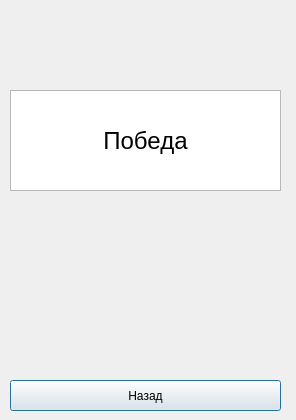
<?xml version="1.0" encoding="UTF-8"?>
<ui version="4.0">
 <class>Dialog</class>
 <widget class="QDialog" name="Dialog">
  <property name="geometry">
   <rect>
    <x>0</x>
    <y>0</y>
    <width>296</width>
    <height>420</height>
   </rect>
  </property>
  <property name="windowTitle">
   <string>фыв</string>
  </property>
  <property name="autoFillBackground">
   <bool>false</bool>
  </property>
  <widget class="QPushButton" name="backBtn">
   <property name="geometry">
    <rect>
     <x>10</x>
     <y>380</y>
     <width>271</width>
     <height>31</height>
    </rect>
   </property>
   <property name="text">
    <string>Назад</string>
   </property>
  </widget>
  <widget class="QListWidget" name="listWidget">
   <property name="geometry">
    <rect>
     <x>10</x>
     <y>90</y>
     <width>271</width>
     <height>101</height>
    </rect>
   </property>
  </widget>
  <widget class="QLabel" name="label">
   <property name="geometry">
    <rect>
     <x>10</x>
     <y>90</y>
     <width>271</width>
     <height>101</height>
    </rect>
   </property>
   <property name="font">
    <font>
     <pointsize>18</pointsize>
    </font>
   </property>
   <property name="text">
    <string>Победа</string>
   </property>
   <property name="alignment">
    <set>Qt::AlignCenter</set>
   </property>
  </widget>
 </widget>
 <resources/>
 <connections/>
</ui>
